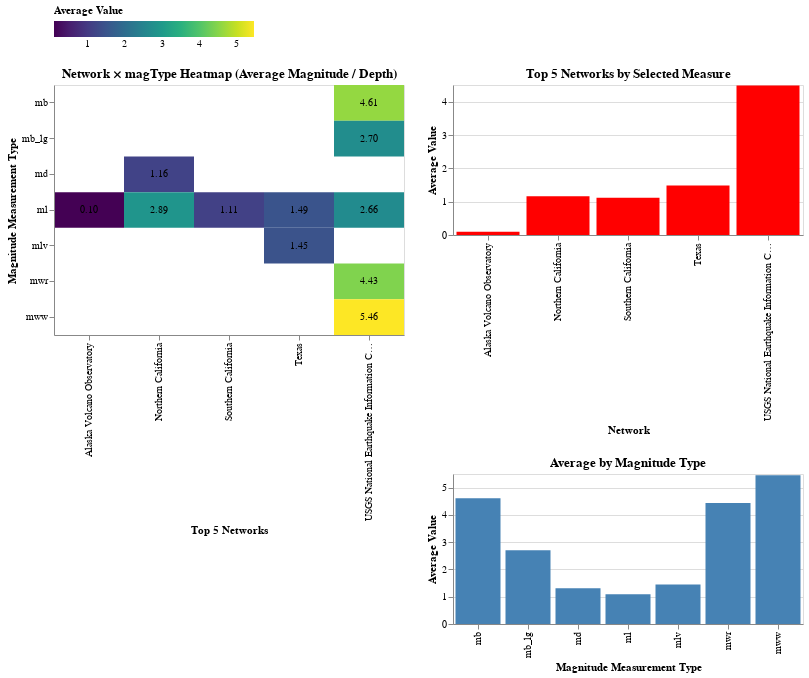

Here is the notebook cell this chart was saved with:
### Code cell
# ----------
# NETWORK LABELS
# ----------
# map network codes to full names
network_labels = {
    'av': 'Alaska Volcano Observatory',
    'ci': 'Southern California',
    'nc': 'Northern California',
    'tx': 'Texas',
    'us': 'USGS National Earthquake Information Center'
}
earthquakes['net_full'] = earthquakes['net'].map(network_labels)

# aggregate average magnitude and depth by network and magType
network_magtype_avg = earthquakes.groupby(
    ['net_full', 'magType'], as_index=False
).agg({'mag':'mean','depth':'mean'})

# melt for a column 'measure' to select dynamically
network_magtype_avg = network_magtype_avg.melt(
    id_vars=['net_full','magType'],
    value_vars=['mag','depth'],
    var_name='measure_type',
    value_name='value'
)

# aggregate average by network only for the bar chart
network_avg = earthquakes.groupby('net_full', as_index=False).agg({'mag':'mean','depth':'mean'})
network_avg = network_avg.melt(
    id_vars=['net_full'],
    value_vars=['mag','depth'],
    var_name='measure_type',
    value_name='value'
)

# dropdown widget to choose measure
dropdown = alt.binding_select(
    options=['mag','depth'],
    name='Measure: '
)
measure_param = alt.param(value='mag', bind=dropdown)

# ----------
# HEATMAP OF NETWORK x MAGTYPE BY SELECTED MEASURE (mag or depth)
# ----------
heatmap = alt.Chart(network_magtype_avg).mark_rect().encode(
    alt.X('net_full:N', title='Top 5 Networks'),
    alt.Y('magType:N', title='Magnitude Measurement Type'),
    color=alt.Color('value:Q', 
                    scale=alt.Scale(scheme='viridis'), 
                    legend=alt.Legend(orient='top'),
                    title='Average Value'),
    tooltip=['net_full:N', 'magType:N', 'value:Q']
).transform_filter(
    alt.datum.measure_type == measure_param
).add_params(
    measure_param
).properties(
    width=350,
    height=250,
    title='Network × magType Heatmap (Average Magnitude / Depth)'
)

# optional: add text on top of squares
text = heatmap.mark_text(baseline='middle', fontSize=10).encode(
    text=alt.Text('value:Q', format=".2f"),
    color=alt.value('black')
)
heatmap = heatmap + text

# ----------
# SUPPORTING BAR CHART AGGREGATED BY MAGTYPE
# ----------
avg_by_magtype = earthquakes.groupby('magType', as_index=False).agg({'mag':'mean','depth':'mean'})
avg_by_magtype = avg_by_magtype.melt(
    id_vars=['magType'],
    value_vars=['mag','depth'],
    var_name='measure_type',
    value_name='value'
)

bar_magtype = alt.Chart(avg_by_magtype).mark_bar(color='steelblue').encode(
    alt.X('magType:N', title='Magnitude Measurement Type'),
    alt.Y('value:Q', title='Average Value'),
    tooltip=['magType:N','value:Q']
).transform_filter(
    alt.datum.measure_type == measure_param
).add_params(
    measure_param
).properties(
    width=350,
    height=150,
    title='Average by Magnitude Type'
)

# ----------
# BAR CHART FOR AVERAGE PER NETWORK, TOP 5 NETWORKS, FOR SELECTED MEASURE (mag or depth)
# ----------
bar_network = alt.Chart(network_avg).mark_bar(color='red').encode(
    alt.X('net_full:N', title='Network'),
    alt.Y('value:Q', title='Average Value'),
    tooltip=['net_full:N', 'value:Q']
).transform_filter(
    alt.datum.measure_type == measure_param
).add_params(
    measure_param
).properties(
    width=350,
    height=150,
    title='Top 5 Networks by Selected Measure'
)

# ----------
# FINAL LAYOUT
# ----------
final_view2 = (heatmap | bar_network & bar_magtype)
final_view2

### Figure 1 — Vega-Lite specification as saved in the notebook (floating-point values rounded to 4 significant figures)
{"$schema": "https://vega.github.io/schema/vega-lite/v5.20.1.json", "config": {"view": {"continuousHeight": 300, "continuousWidth": 300}}, "datasets": {"data-8da0424409845dc2b7098af5c3da010a": [{"measure_type": "mag", "net_full": "Alaska Volcano Observatory", "value": 0.09796}, {"measure_type": "mag", "net_full": "Northern California", "value": 1.165}, {"measure_type": "mag", "net_full": "Southern California", "value": 1.115}, {"measure_type": "mag", "net_full": "Texas", "value": 1.487}, {"measure_type": "mag", "net_full": "USGS National Earthquake Information Center", "value": 4.483}, {"measure_type": "depth", "net_full": "Alaska Volcano Observatory", "value": 4.474}, {"measure_type": "depth", "net_full": "Northern California", "value": 3.897}, {"measure_type": "depth", "net_full": "Southern California", "value": 8.584}, {"measure_type": "depth", "net_full": "Texas", "value": 7.149}, {"measure_type": "depth", "net_full": "USGS National Earthquake Information Center", "value": 74.06}], "data-c9111463b85b25125c8dddb7e7c53a15": [{"magType": "mb", "measure_type": "mag", "value": 4.609}, {"magType": "mb_lg", "measure_type": "mag", "value": 2.7}, {"magType": "md", "measure_type": "mag", "value": 1.311}, {"magType": "ml", "measure_type": "mag", "value": 1.094}, {"magType": "mlv", "measure_type": "mag", "value": 1.45}, {"magType": "mwr", "measure_type": "mag", "value": 4.433}, {"magType": "mww", "measure_type": "mag", "value": 5.459}, {"magType": "mb", "measure_type": "depth", "value": 83.18}, {"magType": "mb_lg", "measure_type": "depth", "value": 9.939}, {"magType": "md", "measure_type": "depth", "value": 6.751}, {"magType": "ml", "measure_type": "depth", "value": 7.748}, {"magType": "mlv", "measure_type": "depth", "value": 9.975}, {"magType": "mwr", "measure_type": "depth", "value": 47.92}, {"magType": "mww", "measure_type": "depth", "value": 67.72}], "data-f425c49b1609825c63a9ce92d152a053": [{"magType": "ml", "measure_type": "mag", "net_full": "Alaska Volcano Observatory", "value": 0.09796}, {"magType": "md", "measure_type": "mag", "net_full": "Northern California", "value": 1.157}, {"magType": "ml", "measure_type": "mag", "net_full": "Northern California", "value": 2.89}, {"magType": "ml", "measure_type": "mag", "net_full": "Southern California", "value": 1.115}, {"magType": "ml", "measure_type": "mag", "net_full": "Texas", "value": 1.487}, {"magType": "mlv", "measure_type": "mag", "net_full": "Texas", "value": 1.45}, {"magType": "mb", "measure_type": "mag", "net_full": "USGS National Earthquake Information Center", "value": 4.609}, {"magType": "mb_lg", "measure_type": "mag", "net_full": "USGS National Earthquake Information Center", "value": 2.7}, {"magType": "ml", "measure_type": "mag", "net_full": "USGS National Earthquake Information Center", "value": 2.656}, {"magType": "mwr", "measure_type": "mag", "net_full": "USGS National Earthquake Information Center", "value": 4.433}, {"magType": "mww", "measure_type": "mag", "net_full": "USGS National Earthquake Information Center", "value": 5.459}, {"magType": "ml", "measure_type": "depth", "net_full": "Alaska Volcano Observatory", "value": 4.474}, {"magType": "md", "measure_type": "depth", "net_full": "Northern California", "value": 3.84}, {"magType": "ml", "measure_type": "depth", "net_full": "Northern California", "value": 16.2}, {"magType": "ml", "measure_type": "depth", "net_full": "Southern California", "value": 8.584}, {"magType": "ml", "measure_type": "depth", "net_full": "Texas", "value": 7.143}, {"magType": "mlv", "measure_type": "depth", "net_full": "Texas", "value": 9.975}, {"magType": "mb", "measure_type": "depth", "net_full": "USGS National Earthquake Information Center", "value": 83.18}, {"magType": "mb_lg", "measure_type": "depth", "net_full": "USGS National Earthquake Information Center", "value": 9.939}, {"magType": "ml", "measure_type": "depth", "net_full": "USGS National Earthquake Information Center", "value": 17.96}, {"magType": "mwr", "measure_type": "depth", "net_full": "USGS National Earthquake Information Center", "value": 47.92}, {"magType": "mww", "measure_type": "depth", "net_full": "USGS National Earthquake Information Center", "value": 67.72}]}, "hconcat": [{"data": {"name": "data-f425c49b1609825c63a9ce92d152a053"}, "height": 250, "layer": [{"encoding": {"color": {"field": "value", "legend": {"orient": "top"}, "scale": {"scheme": "viridis"}, "title": "Average Value", "type": "quantitative"}, "tooltip": [{"field": "net_full", "type": "nominal"}, {"field": "magType", "type": "nominal"}, {"field": "value", "type": "quantitative"}], "x": {"field": "net_full", "title": "Top 5 Networks", "type": "nominal"}, "y": {"field": "magType", "title": "Magnitude Measurement Type", "type": "nominal"}}, "mark": {"type": "rect"}, "title": "Network × magType Heatmap (Average Magnitude / Depth)", "transform": [{"filter": "(datum.measure_type === param_1)"}]}, {"encoding": {"color": {"value": "black"}, "text": {"field": "value", "format": ".2f", "type": "quantitative"}, "tooltip": [{"field": "net_full", "type": "nominal"}, {"field": "magType", "type": "nominal"}, {"field": "value", "type": "quantitative"}], "x": {"field": "net_full", "title": "Top 5 Networks", "type": "nominal"}, "y": {"field": "magType", "title": "Magnitude Measurement Type", "type": "nominal"}}, "mark": {"baseline": "middle", "fontSize": 10, "type": "text"}, "title": "Network × magType Heatmap (Average Magnitude / Depth)", "transform": [{"filter": "(datum.measure_type === param_1)"}]}], "width": 350}, {"vconcat": [{"data": {"name": "data-8da0424409845dc2b7098af5c3da010a"}, "encoding": {"tooltip": [{"field": "net_full", "type": "nominal"}, {"field": "value", "type": "quantitative"}], "x": {"field": "net_full", "title": "Network", "type": "nominal"}, "y": {"field": "value", "title": "Average Value", "type": "quantitative"}}, "height": 150, "mark": {"color": "red", "type": "bar"}, "title": "Top 5 Networks by Selected Measure", "transform": [{"filter": "(datum.measure_type === param_1)"}], "width": 350}, {"data": {"name": "data-c9111463b85b25125c8dddb7e7c53a15"}, "encoding": {"tooltip": [{"field": "magType", "type": "nominal"}, {"field": "value", "type": "quantitative"}], "x": {"field": "magType", "title": "Magnitude Measurement Type", "type": "nominal"}, "y": {"field": "value", "title": "Average Value", "type": "quantitative"}}, "height": 150, "mark": {"color": "steelblue", "type": "bar"}, "title": "Average by Magnitude Type", "transform": [{"filter": "(datum.measure_type === param_1)"}], "width": 350}]}], "params": [{"bind": {"input": "select", "name": "Measure: ", "options": ["mag", "depth"]}, "name": "param_1", "value": "mag"}]}
